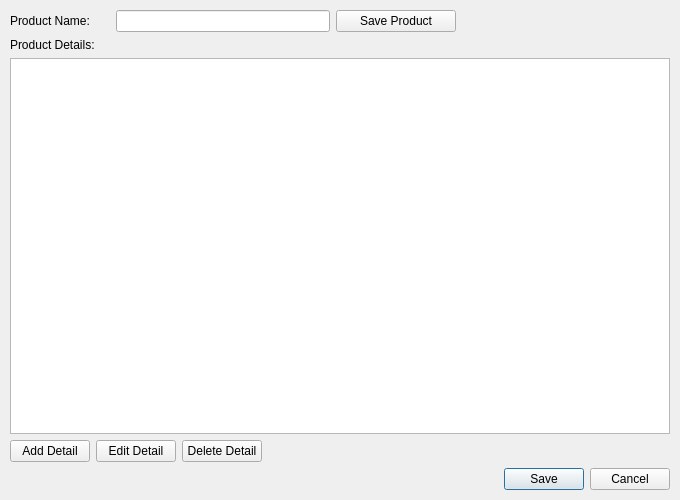
<?xml version="1.0" encoding="UTF-8"?>
<ui version="4.0">
 <class>ProductEditor</class>
 <widget class="QDialog" name="ProductEditor">
  <property name="geometry">
   <rect>
    <x>0</x>
    <y>0</y>
    <width>680</width>
    <height>500</height>
   </rect>
  </property>
  <property name="windowTitle">
   <string>Product Editor</string>
  </property>
  <layout class="QVBoxLayout" name="verticalLayout">
   <property name="leftMargin">
    <number>10</number>
   </property>
   <property name="topMargin">
    <number>10</number>
   </property>
   <property name="rightMargin">
    <number>10</number>
   </property>
   <property name="bottomMargin">
    <number>10</number>
   </property>
   <item>
    <layout class="QHBoxLayout" name="nameLayout">
     <property name="leftMargin">
      <number>0</number>
     </property>
     <property name="topMargin">
      <number>0</number>
     </property>
     <property name="rightMargin">
      <number>0</number>
     </property>
     <property name="bottomMargin">
      <number>0</number>
     </property>
     <item>
      <widget class="QLabel" name="productNameLabel">
       <property name="minimumSize">
        <size>
         <width>100</width>
         <height>0</height>
        </size>
       </property>
       <property name="text">
        <string>Product Name:</string>
       </property>
      </widget>
     </item>
     <item>
      <widget class="QLineEdit" name="productNameEdit">
       <property name="minimumSize">
        <size>
         <width>200</width>
         <height>0</height>
        </size>
       </property>
      </widget>
     </item>
     <item>
      <widget class="QPushButton" name="saveProductButton">
       <property name="minimumSize">
        <size>
         <width>120</width>
         <height>0</height>
        </size>
       </property>
       <property name="text">
        <string>Save Product</string>
       </property>
      </widget>
     </item>
     <item>
      <spacer name="horizontalSpacer_2">
       <property name="orientation">
        <enum>Qt::Orientation::Horizontal</enum>
       </property>
       <property name="sizeHint" stdset="0">
        <size>
         <width>40</width>
         <height>20</height>
        </size>
       </property>
      </spacer>
     </item>
    </layout>
   </item>
   <item>
    <widget class="QLabel" name="detailsLabel">
     <property name="text">
      <string>Product Details:</string>
     </property>
    </widget>
   </item>
   <item>
    <widget class="QTableView" name="detailsTable"/>
   </item>
   <item>
    <layout class="QHBoxLayout" name="buttonLayout">
     <item>
      <widget class="QPushButton" name="addDetailButton">
       <property name="text">
        <string>Add Detail</string>
       </property>
      </widget>
     </item>
     <item>
      <widget class="QPushButton" name="editDetailButton">
       <property name="text">
        <string>Edit Detail</string>
       </property>
      </widget>
     </item>
     <item>
      <widget class="QPushButton" name="deleteDetailButton">
       <property name="text">
        <string>Delete Detail</string>
       </property>
      </widget>
     </item>
     <item>
      <spacer name="horizontalSpacer">
       <property name="orientation">
        <enum>Qt::Orientation::Horizontal</enum>
       </property>
       <property name="sizeHint" stdset="0">
        <size>
         <width>40</width>
         <height>20</height>
        </size>
       </property>
      </spacer>
     </item>
    </layout>
   </item>
   <item>
    <widget class="QDialogButtonBox" name="buttonBox">
     <property name="orientation">
      <enum>Qt::Orientation::Horizontal</enum>
     </property>
     <property name="standardButtons">
      <set>QDialogButtonBox::StandardButton::Cancel|QDialogButtonBox::StandardButton::Save</set>
     </property>
    </widget>
   </item>
  </layout>
 </widget>
 <resources/>
 <connections>
  <connection>
   <sender>buttonBox</sender>
   <signal>accepted()</signal>
   <receiver>ProductEditor</receiver>
   <slot>accept()</slot>
   <hints>
    <hint type="sourcelabel">
     <x>20</x>
     <y>20</y>
    </hint>
    <hint type="destinationlabel">
     <x>20</x>
     <y>20</y>
    </hint>
   </hints>
  </connection>
  <connection>
   <sender>buttonBox</sender>
   <signal>rejected()</signal>
   <receiver>ProductEditor</receiver>
   <slot>reject()</slot>
   <hints>
    <hint type="sourcelabel">
     <x>20</x>
     <y>20</y>
    </hint>
    <hint type="destinationlabel">
     <x>20</x>
     <y>20</y>
    </hint>
   </hints>
  </connection>
 </connections>
</ui>
